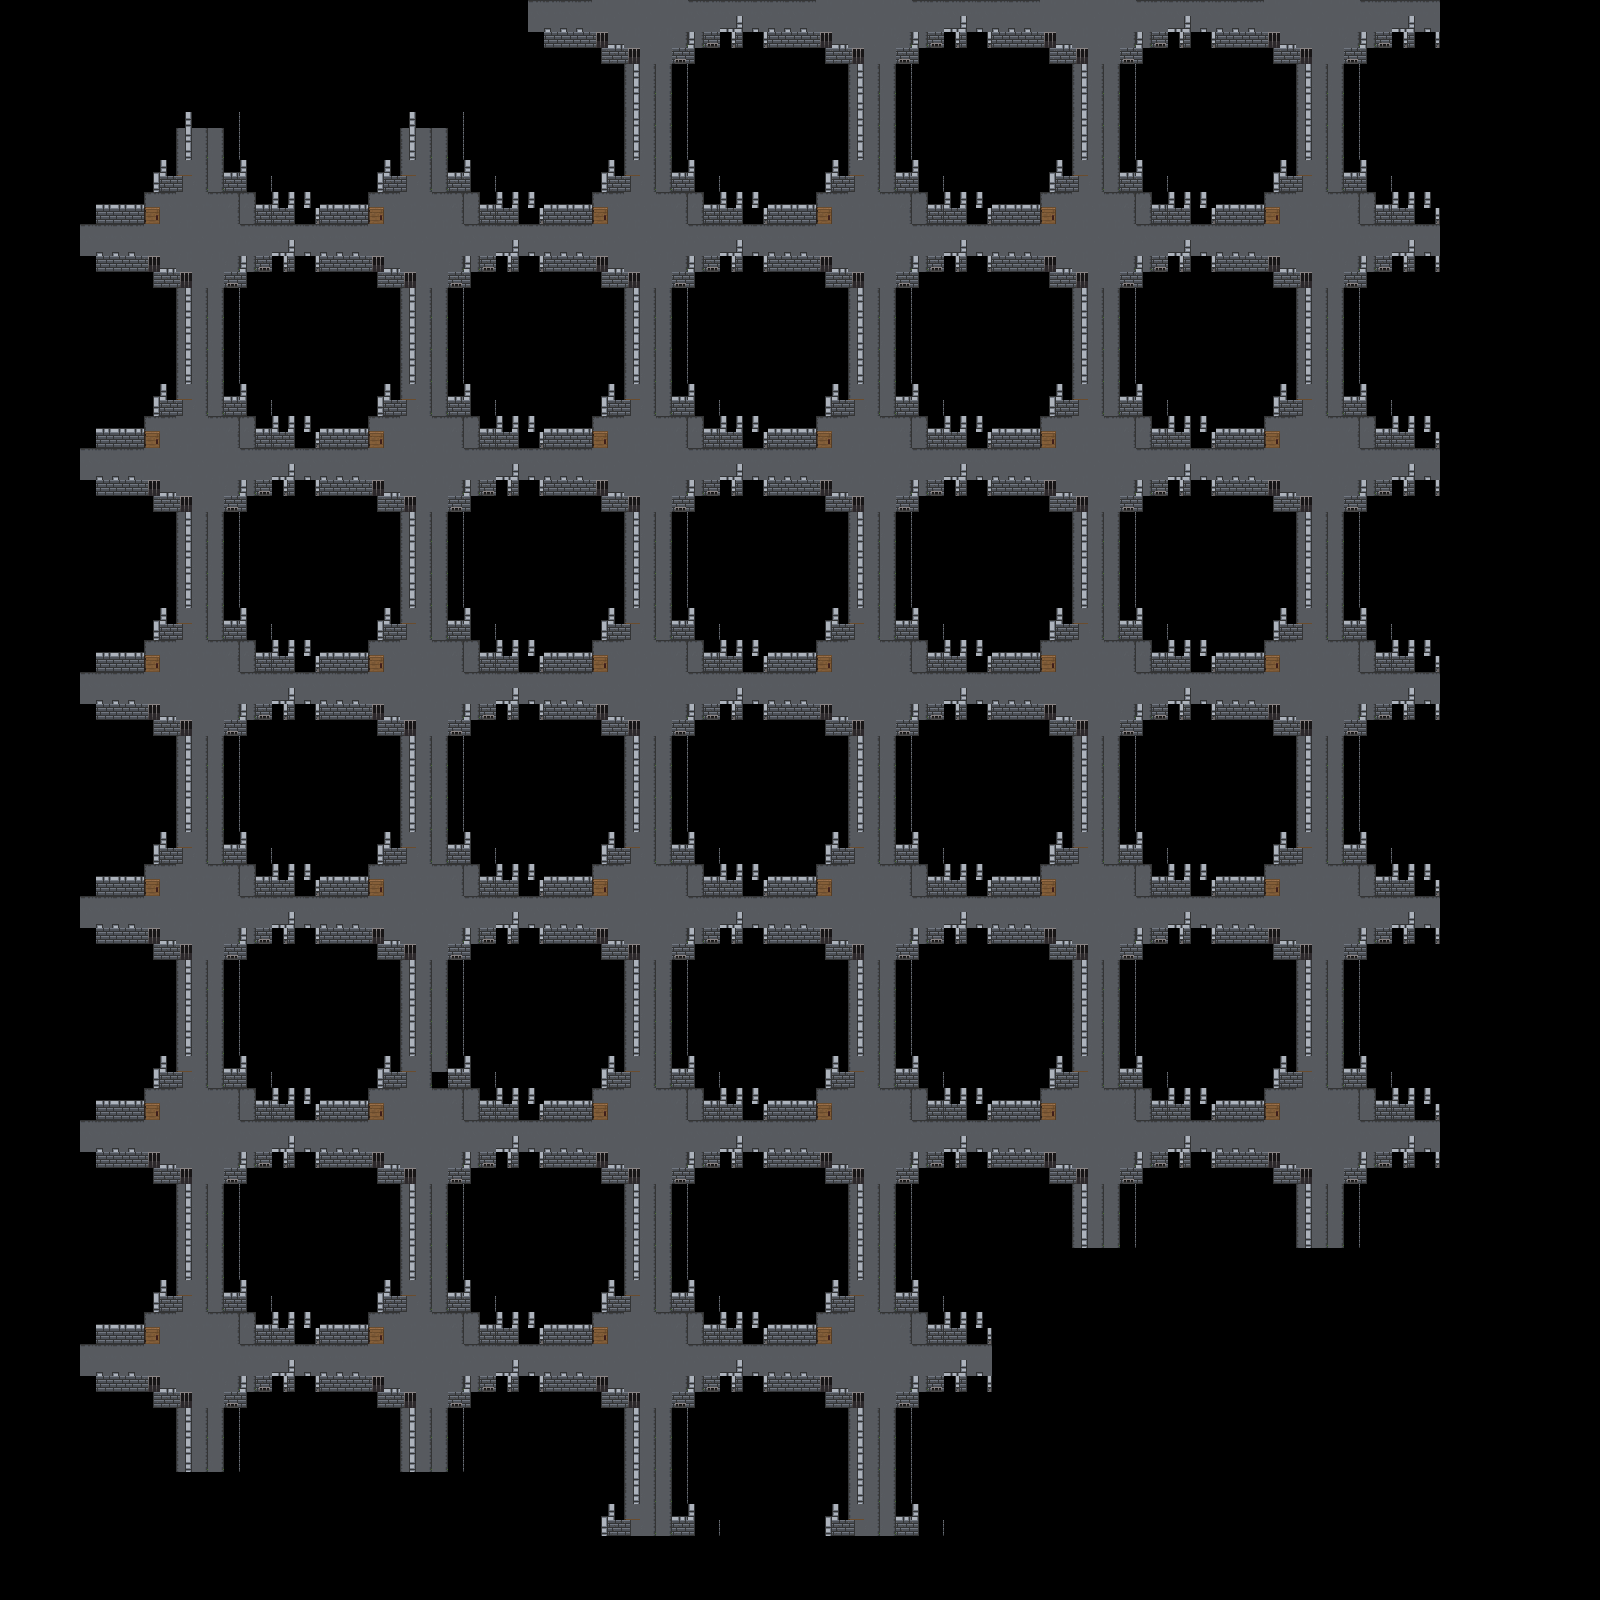

A 2D game scene composited from a Tiled map and its tileset images. What follows is a short description and the map's XML, with each tile layer's data collapsed to a summary:
An orthogonal 100x100 tile map with 16x16 px tiles, 4 tile layers (ProperLayer1, navigation, Tile Layer 2, Tile Layer 4).

<map version="1.2" tiledversion="1.2.4" orientation="orthogonal" renderorder="right-down" width="100" height="100" tilewidth="16" tileheight="16" infinite="0" nextlayerid="13" nextobjectid="1">
 <tileset firstgid="1" source="Dungeon1-Tileset v3.tsx" />
 <layer id="1" name="ProperLayer1" width="100" height="100">
  <data>[10000 cells, 2367 non-empty, 12 distinct tile ids]</data>
 </layer>
 <layer id="11" name="navigation" width="100" height="100">
  <data>[10000 cells, 2368 non-empty, 12 distinct tile ids]</data>
 </layer>
 <layer id="2" name="Tile Layer 2" width="100" height="100">
  <data>[10000 cells, 1960 non-empty, 18 distinct tile ids]</data>
 </layer>
 <layer id="12" name="Tile Layer 4" width="100" height="100">
  <data>[10000 cells, 456 non-empty, 5 distinct tile ids]</data>
 </layer>
</map>
